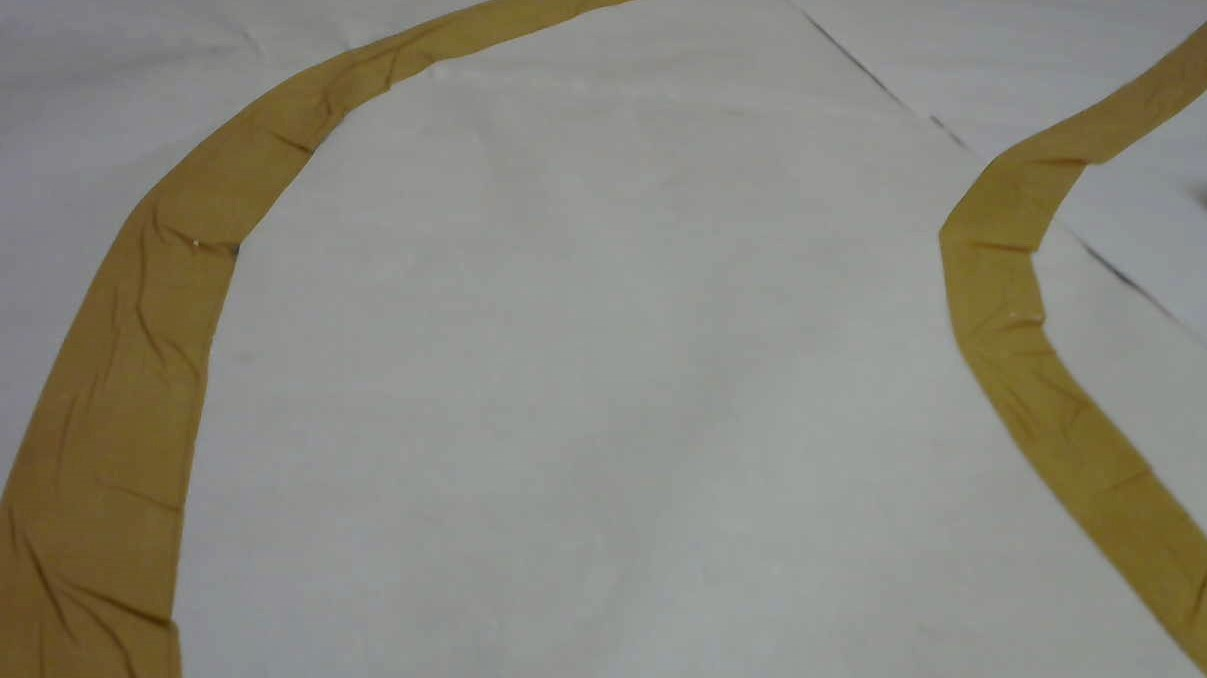
#> input picture IMAGES/1.jpg, 1207 x 678 px, given in place of the camera
$ python real.py
#> lines starting #> are read from the running program, lines starting #| are printed output that depends on the picture; after the words box and inside, x2 and y2 are one past the last pixel; in counts of white or black regions, pixels touching at a corner belong together
import cv2
import numpy as np
import matplotlib.pyplot as plt
import serial
import time


ser = serial.Serial("COM11")
print(ser.name)
# [5 lines of commented-out code are left out]
cap = cv2.VideoCapture(1)
count = 0
while(True):
	_, img = cap.read()
#> img is the input picture: shape (678, 1207, 3); mean B, G, R 124, 134.6, 136.8
	gray = cv2.cvtColor(img,cv2.COLOR_BGR2GRAY)
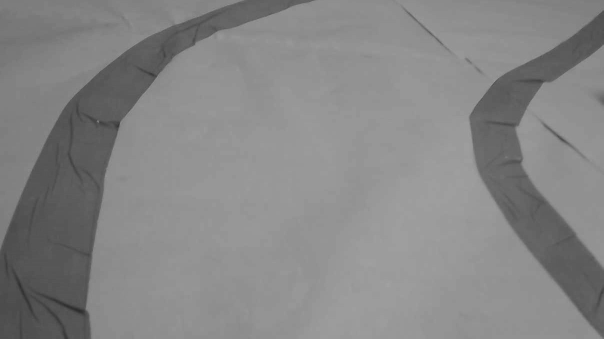
#> gray: shape (678, 1207) (shown at 1/2 size); min 42, max 162, mean 134.1
	blur_or = cv2.GaussianBlur(gray,(51,51),0)
	height = gray.shape[0]
	width = gray.shape[1]
	vertices = [(0, 0),(0, height / 4),( width , height / 4),(width, 0)]
	cv2.fillPoly(gray, np.int32([vertices]), 0)


	blur = cv2.GaussianBlur(gray,(51,51),0)
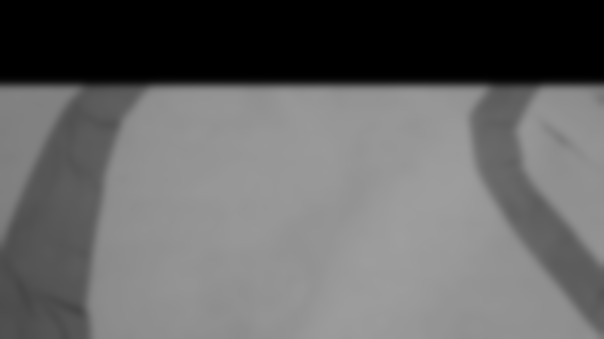
#> blur: shape (678, 1207) (shown at 1/2 size); min 0, max 158, mean 101.2
	final = (blur.T - 0.95 * np.average(blur_or,axis = 1).T).T
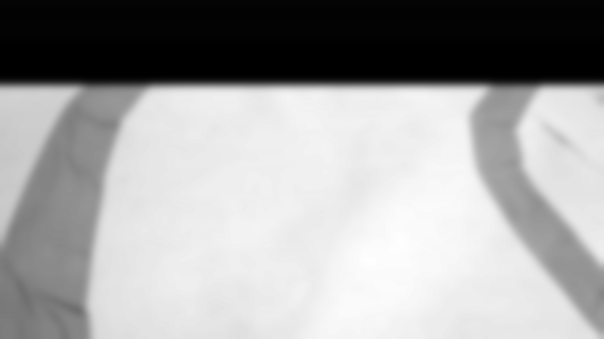
#> final: shape (678, 1207) float64 (shown at 1/2 size); min -125.6, max 30.93, mean -26.2; drawn with min black and max white
	# print (final)
	final = np.absolute(-final + np.absolute(final)) / 2
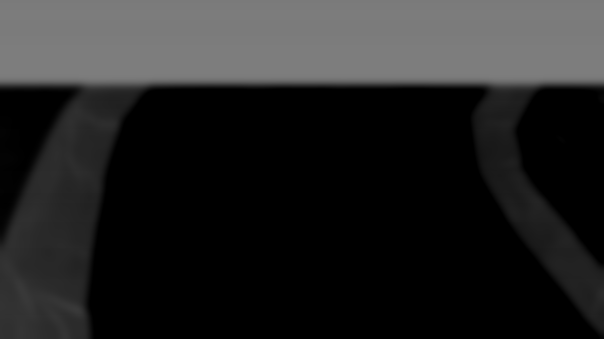
#> final: shape (678, 1207) float64 (shown at 1/2 size); min 0, max 125.6, mean 36.8
	# change array into uint8 ( float 64 not suppoted by findContours)
	final = cv2.convertScaleAbs(final)
	# change threshold to small value in case of error
	_,threshold = cv2.threshold(final,np.average(final),255,cv2.THRESH_BINARY)
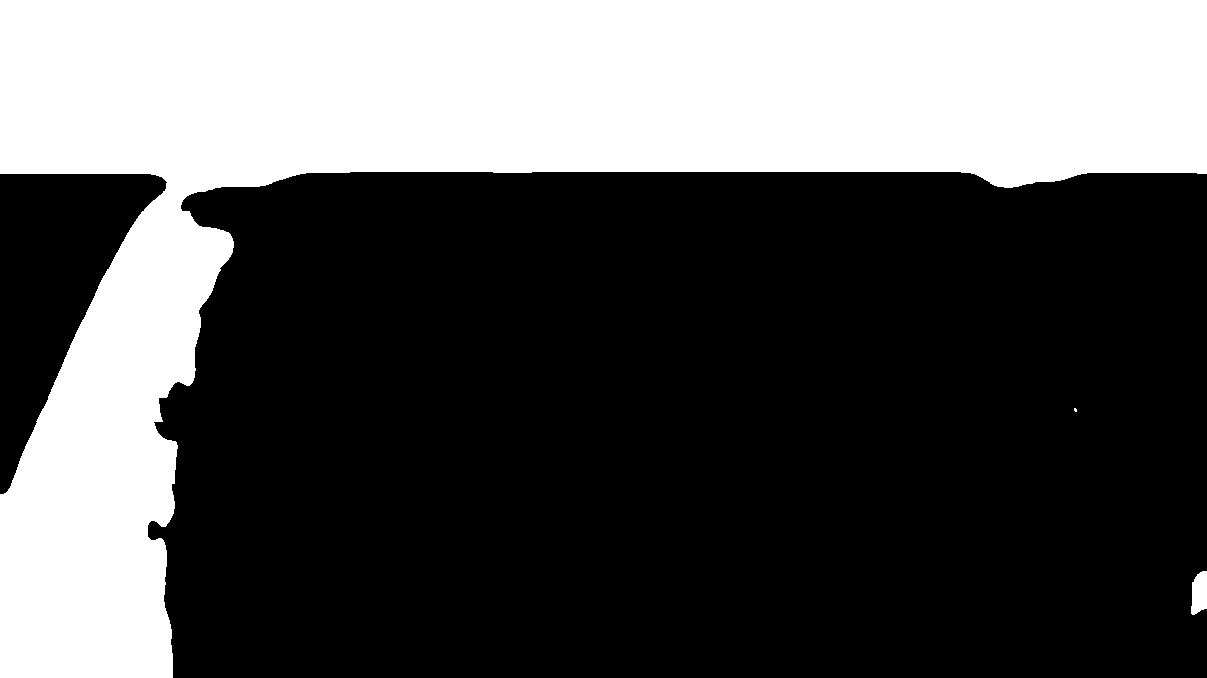
#> threshold: shape (678, 1207); 34% white; 3 white regions (1 under 20 px), largest, box (x1, y1, x2, y2) and area: (0, 0, 1207, 678) 277656, (1191, 571, 1207, 615) 570

	# change array into uint8 ( float 64 not suppoted by findContours)
	threshold = cv2.convertScaleAbs(threshold)
	# print (height/4)
	hist = np.sum(threshold[ int(height/ 4) : height ][:], axis=0)
#> hist = 1207 values, max 121635 at index 147, min 765 at index 350, mean 15687.3
	max2 = np.max(hist[int(width/2):width])
#> max2 = 11220
	max1 = np.max(hist[0:(int(width/2)+1)])
#> max1 = 121635


	A = 0
	sum_0 = 0
	sum_1 = 0
	peakth = 10000
	if(max1>4500):
	    for j in range (int(width/2)):
	        if(hist[j]>(peakth)):
	            sum_0=sum_0+1
#> after the loop, sum_0 = 231
	if(max2>4500):
	    for j in range (int(width/2)):
	        if(hist[j+int(width/2)-1]>(peakth)):
	            sum_1=sum_1+1
#> after the loop, sum_1 = 11

	if count == 0:
		time.sleep(4)
		count = 1

	if((sum_0-sum_1) > 80):
		# angle = right_angle
		print ('right')
		ser.write(b"80,")
	elif((sum_1-sum_0) > 80) :
		# angle = left_angle
		print ('left')
		ser.write(b"57,")
	else:
		# angle = zero_angle
		print ('straight')
		ser.write(b"68,")


	cv2.imshow('a',img)
	cv2.imshow('c',threshold)
	if cv2.waitKey(1) & 0xFF == ord('q'):
#> (key q is pressed here)
	        break
ser.close()
cv2.destroyAllWindows()

$ run again, on IMAGES/3.jpg
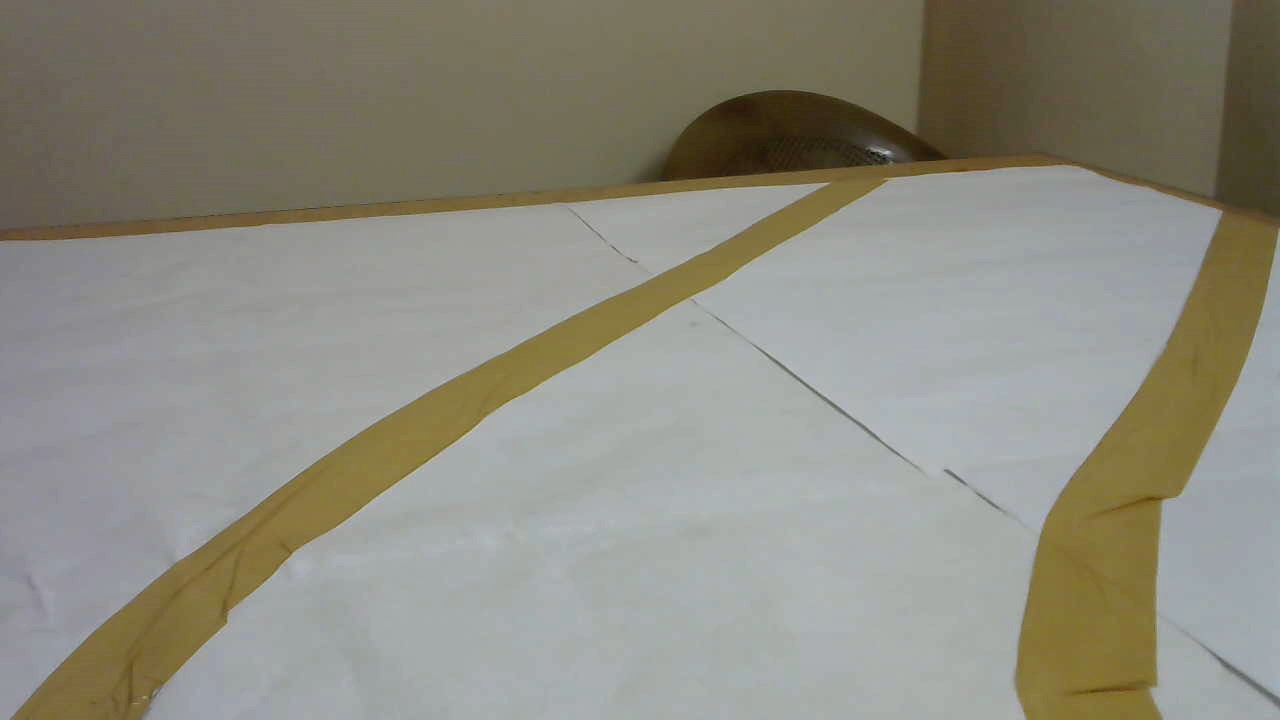
#> input picture IMAGES/3.jpg, 1280 x 720 px, given in place of the camera
#> img is the input picture: shape (720, 1280, 3); mean B, G, R 127.6, 139.2, 141
#> `cv2.fillPoly(gray, np.int32([vertices]), 0)`:
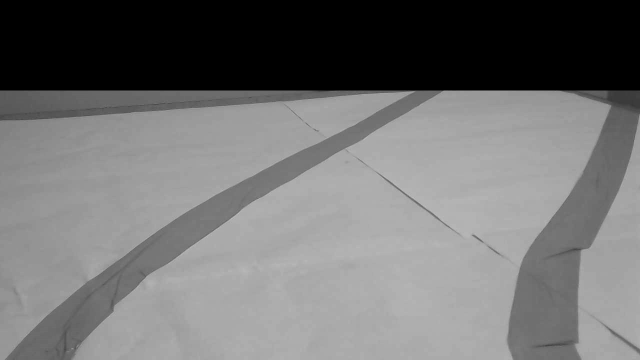
#> gray: shape (720, 1280) (shown at 1/2 size); min 0, max 202, mean 114.1
#> `_,threshold = cv2.threshold(final,np.average(final),255,cv2.THRESH_BIN..`:
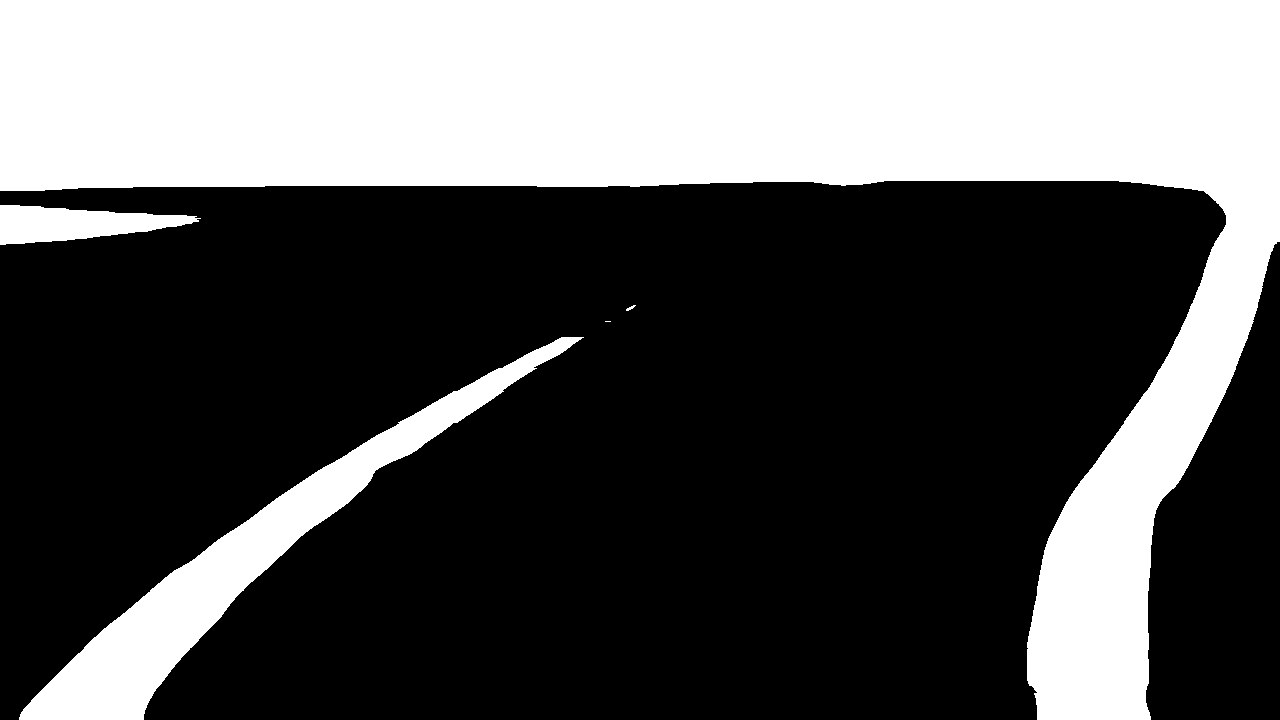
#> threshold: shape (720, 1280); 34.7% white; 5 white regions (1 under 20 px), largest, box (x1, y1, x2, y2) and area: (0, 0, 1280, 720) 285081, (19, 337, 584, 720) 30104, (0, 205, 201, 245) 4971, (626, 305, 636, 311) 26
#> hist = 1280 values, max 84660 at index 1145, min 255 at index 884, mean 17887.5
#> max2 = 84660
#> max1 = 38250
#> after the loop `for j in range (int(width/2)):`: sum_0 = 445
#> after the loop `for j in range (int(width/2)):`: sum_1 = 251
